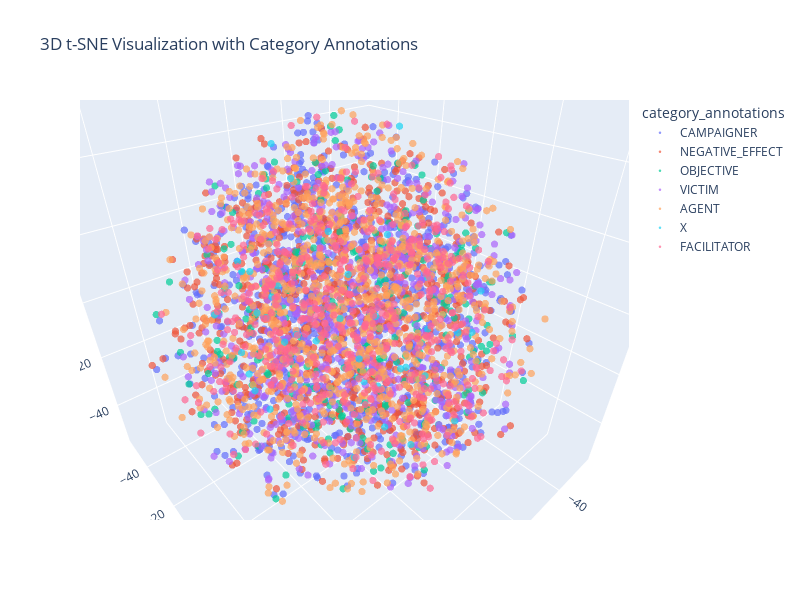

Notebook code cell kept with this figure:
### Code cell
fig = px.scatter_3d(df_tsne, x='x', y='y', z='z', color='category_annotations', 
                    title='3D t-SNE Visualization with Category Annotations',
                    labels={'x': 't-SNE dimension 1', 'y': 't-SNE dimension 2', 'z': 't-SNE dimension 3'},
                    opacity=0.7,
                    width=800, height=600)

fig.update_traces(marker=dict(size=2.5))
fig.show()

### Figure 1 — Plotly figure (JSON) as saved in the notebook; plotly's stock layout.template omitted (floating-point values rounded to 4 significant figures; data arrays with more than 128 entries replaced by an {"elided": "..."} marker saying what was removed)
{"data": [{"hovertemplate": "category_annotations=CAMPAIGNER<br>t-SNE dimension 1=%{x}<br>t-SNE dimension 2=%{y}<br>t-SNE dimension 3=%{z}<extra></extra>", "legendgroup": "CAMPAIGNER", "marker": {"color": "#636efa", "opacity": 0.7, "size": 2.5, "symbol": "circle"}, "mode": "markers", "name": "CAMPAIGNER", "scene": "scene", "showlegend": true, "type": "scatter3d", "visible": true, "x": {"elided": "846 float values"}, "y": {"elided": "846 float values"}, "z": {"elided": "846 float values"}}, {"hovertemplate": "category_annotations=NEGATIVE_EFFECT<br>t-SNE dimension 1=%{x}<br>t-SNE dimension 2=%{y}<br>t-SNE dimension 3=%{z}<extra></extra>", "legendgroup": "NEGATIVE_EFFECT", "marker": {"color": "#EF553B", "opacity": 0.7, "size": 2.5, "symbol": "circle"}, "mode": "markers", "name": "NEGATIVE_EFFECT", "scene": "scene", "showlegend": true, "type": "scatter3d", "visible": true, "x": {"elided": "790 float values"}, "y": {"elided": "790 float values"}, "z": {"elided": "790 float values"}}, {"hovertemplate": "category_annotations=OBJECTIVE<br>t-SNE dimension 1=%{x}<br>t-SNE dimension 2=%{y}<br>t-SNE dimension 3=%{z}<extra></extra>", "legendgroup": "OBJECTIVE", "marker": {"color": "#00cc96", "opacity": 0.7, "size": 2.5, "symbol": "circle"}, "mode": "markers", "name": "OBJECTIVE", "scene": "scene", "showlegend": true, "type": "scatter3d", "visible": true, "x": {"elided": "280 float values"}, "y": {"elided": "280 float values"}, "z": {"elided": "280 float values"}}, {"hovertemplate": "category_annotations=VICTIM<br>t-SNE dimension 1=%{x}<br>t-SNE dimension 2=%{y}<br>t-SNE dimension 3=%{z}<extra></extra>", "legendgroup": "VICTIM", "marker": {"color": "#ab63fa", "opacity": 0.7, "size": 2.5, "symbol": "circle"}, "mode": "markers", "name": "VICTIM", "scene": "scene", "showlegend": true, "type": "scatter3d", "visible": true, "x": {"elided": "630 float values"}, "y": {"elided": "630 float values"}, "z": {"elided": "630 float values"}}, {"hovertemplate": "category_annotations=AGENT<br>t-SNE dimension 1=%{x}<br>t-SNE dimension 2=%{y}<br>t-SNE dimension 3=%{z}<extra></extra>", "legendgroup": "AGENT", "marker": {"color": "#FFA15A", "opacity": 0.7, "size": 2.5, "symbol": "circle"}, "mode": "markers", "name": "AGENT", "scene": "scene", "showlegend": true, "type": "scatter3d", "visible": true, "x": {"elided": "917 float values"}, "y": {"elided": "917 float values"}, "z": {"elided": "917 float values"}}, {"hovertemplate": "category_annotations=X<br>t-SNE dimension 1=%{x}<br>t-SNE dimension 2=%{y}<br>t-SNE dimension 3=%{z}<extra></extra>", "legendgroup": "X", "marker": {"color": "#19d3f3", "opacity": 0.7, "size": 2.5, "symbol": "circle"}, "mode": "markers", "name": "X", "scene": "scene", "showlegend": true, "type": "scatter3d", "visible": true, "x": [3.296, 5.566, -15.44, 17.2, -15.73, 9.545, 8.511, 27.82, 13.55, 34.15, 1.74, 40.0, 16.87, -20.55, -43.88, 23.87, -17.24, -25.42, 2.048, -25.77, -5.667, -22.51, 21.17, -28.14, 7.175, 26.95, -7.302, -28.52, -12.07, 6.726, 5.813, 25.01, 8.597, 30.89, 40.09, -8.122, -3.048, -0.7841], "y": [0.6813, 21.6, 29.55, 40.79, 9.251, 21.11, -13.58, -5.275, -10.34, 10.28, -20.86, 3.505, 23.56, 10.58, 12.59, -14.3, -19.63, 9.233, 30.32, 25.0, 1.062, -35.95, -19.92, 17.82, -5.564, -1.335, 9.737, -13.49, 10.32, -39.15, 9.415, -14.63, -25.34, 8.926, 13.64, 4.791, -40.13, -35.42], "z": [0.295, -23.72, -29.41, -6.473, -21.92, 13.82, -10.16, 21.33, 47.11, 29.81, 33.92, 18.81, 6.762, 8.509, -20.13, 19.09, -1.636, -30.72, 11.56, 8.439, -27.24, 6.466, -29.12, -10.14, -8.856, -20.01, 51.19, 11.09, -19.85, -15.66, -46.05, -16.99, -2.395, 16.83, 14.65, -28.04, -9.382, -29.55]}, {"hovertemplate": "category_annotations=FACILITATOR<br>t-SNE dimension 1=%{x}<br>t-SNE dimension 2=%{y}<br>t-SNE dimension 3=%{z}<extra></extra>", "legendgroup": "FACILITATOR", "marker": {"color": "#FF6692", "opacity": 0.7, "size": 2.5, "symbol": "circle"}, "mode": "markers", "name": "FACILITATOR", "scene": "scene", "showlegend": true, "type": "scatter3d", "visible": true, "x": {"elided": "499 float values"}, "y": {"elided": "499 float values"}, "z": {"elided": "499 float values"}}], "layout": {"height": 600, "legend": {"title": {"text": "category_annotations"}, "tracegroupgap": 0}, "scene": {"aspectmode": "auto", "aspectratio": {"x": 1.0, "y": 0.9839, "z": 1.016}, "camera": {"center": {"x": 0, "y": 0, "z": 0}, "eye": {"x": 0.7135, "y": 0.8044, "z": 0.6888}, "projection": {"type": "perspective"}, "up": {"x": 0, "y": 0, "z": 1}}, "domain": {"x": [0, 1], "y": [0, 1]}, "xaxis": {"title": {"text": "t-SNE dimension 1"}, "type": "linear"}, "yaxis": {"title": {"text": "t-SNE dimension 2"}, "type": "linear"}, "zaxis": {"title": {"text": "t-SNE dimension 3"}, "type": "linear"}}, "title": {"text": "3D t-SNE Visualization with Category Annotations"}, "width": 800}}
